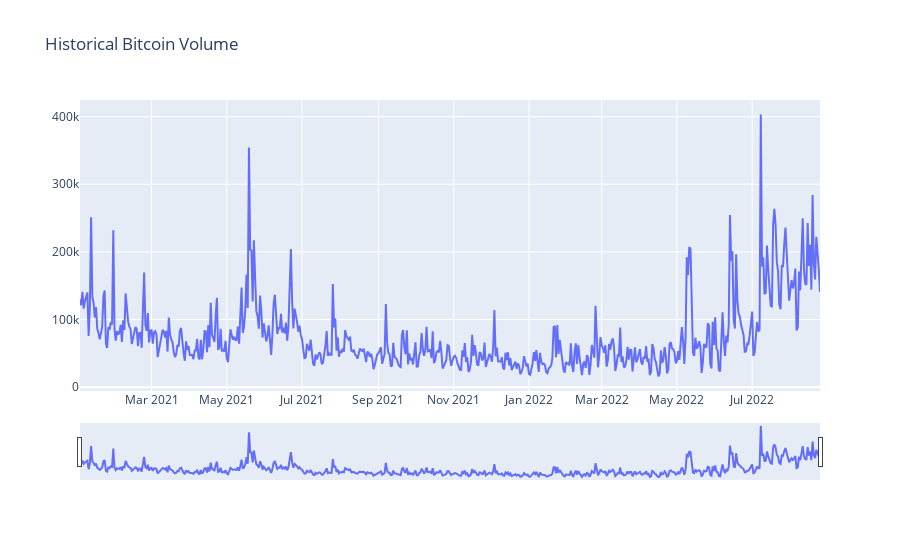

Notebook source saved alongside this figure:
### Code cell
fig = go.Figure()

trace1 = go.Scatter(
    x = df['date'],
    y = df['volume'],
    mode='lines',
    name='Bitcoin Volume'
)

layout = dict(
    title='Historical Bitcoin Volume',
    xaxis=dict(
        rangeslider=dict(
            visible=True
        ),
        type='date'
    )
)

fig.add_trace(trace1)
fig.update_layout(layout)
fig.update_traces(hovertemplate='Data: %{x} <br>Volume: %{y}') 

fig.show()

### Figure 1 — Plotly figure (JSON) as saved in the notebook; plotly's stock layout.template omitted (floating-point values rounded to 4 significant figures; data arrays with more than 128 entries replaced by an {"elided": "..."} marker saying what was removed)
{"data": [{"hovertemplate": "Data: %{x} <br>Volume: %{y}", "mode": "lines", "name": "Bitcoin Volume", "type": "scatter", "x": {"elided": "601 str values"}, "y": {"elided": "601 float values"}}], "layout": {"title": {"text": "Historical Bitcoin Volume"}, "xaxis": {"rangeslider": {"visible": true}, "type": "date"}}}
